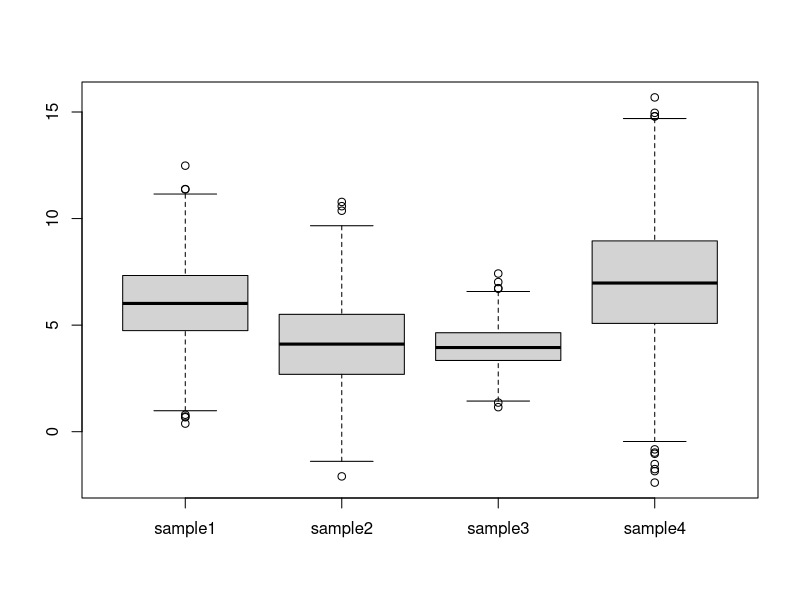
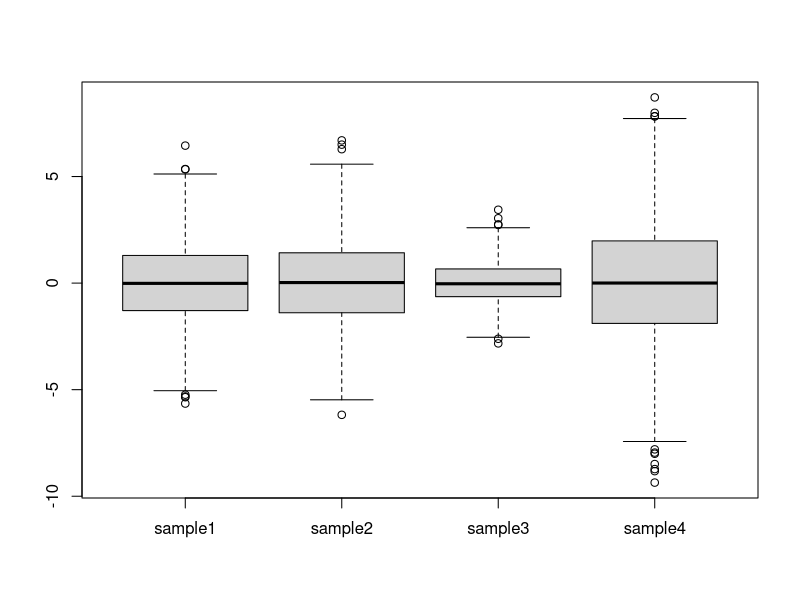
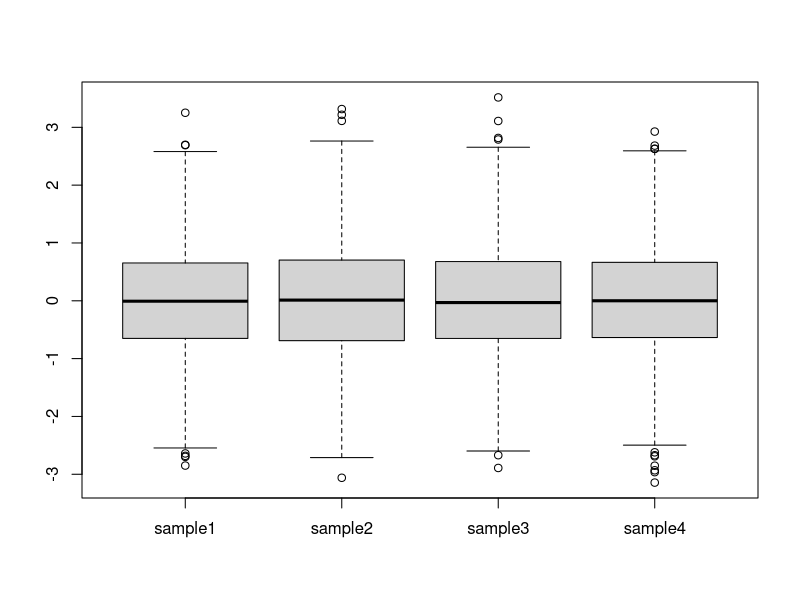

The R source for these figures, in order:
## ---- chunk 1
n <- 1000
set.seed(123)
x <- data.frame(sample1 = rnorm(n, 6, 2),
                sample2 = rnorm(n, 4, 2),
                sample3 = rnorm(n, 4, 1),
                sample4 = rnorm(n, 7, 3))
head(x)
boxplot(x)
## ---- chunk 2
cmns <- colMeans(x)
for (i in 1:ncol(x))
    x[, i] <- x[, i] - cmns[i]
boxplot(x)
## ---- chunk 3
csdvs <- apply(x, 2, sd)
for (i in 1:ncol(x))
    x[, i] <- x[, i] / csdvs[i]
boxplot(x)
